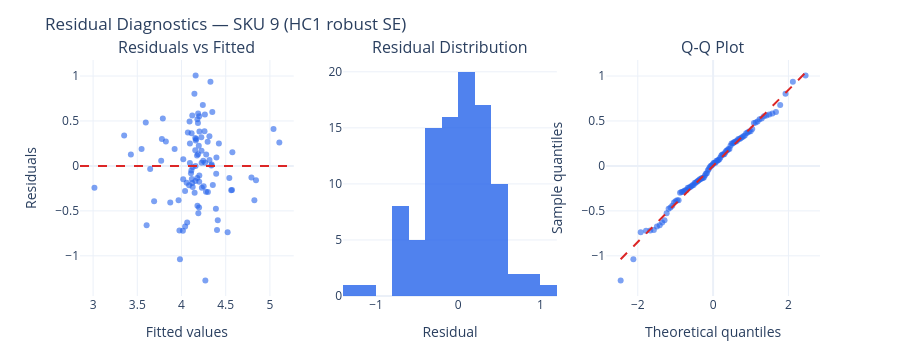

Here is the notebook cell this chart was saved with:
### Markdown cell above
## Model diagnostics

Before trusting the elasticity estimates, we validate the OLS assumptions:
1. **Multicollinearity (VIF):** Are the regressors too correlated with each other?
2. **Residual patterns:** Are residuals randomly scattered (homoscedastic, normally distributed)?

We show diagnostics for a representative SKU. HC1 robust standard errors already protect against heteroscedasticity, but visual inspection confirms the model is well-specified.

### Code cell
# ── VIF check + residual diagnostics for a representative SKU ────────────────
# Pick the most elastic significant SKU as the representative example
rep_sku = results_df.loc[results_df[results_df['elast_sig']]['elasticity'].idxmin(), 'sku']
rep_sku = int(rep_sku)

display(HTML(f'<h3>Diagnostics for SKU {rep_sku} — '
             f'{sku_label(rep_sku)}</h3>'))

# ── Build the FULL regressor matrix (must match what the model actually uses) ──
df_vif = proc[proc['sku'] == rep_sku].sort_values('week').copy()
df_vif = df_vif[df_vif['weekly_sales'] > 0]

X_full = pd.DataFrame(index=df_vif.index)
X_full['log_price'] = np.log(df_vif['price'].clip(lower=0.01))
X_full['feat_main_page'] = df_vif['feat_main_page']
X_full['trend'] = df_vif['trend']
for m in MONTH_COLS:
    if m in df_vif.columns:
        X_full[m] = df_vif[m].values
X_full = sm.add_constant(X_full)

# ── VIF on the full regressor matrix ──
vif_data = pd.DataFrame({
    'Variable': X_full.columns,
    'VIF': [variance_inflation_factor(X_full.values, i) for i in range(X_full.shape[1])]
})
vif_display = vif_data[vif_data['Variable'] != 'const'].sort_values('VIF', ascending=False)

display(HTML('<h4>Variance Inflation Factors (full model)</h4>'))
display(HTML('<p style="color:#64748b;font-size:.85rem;">'
             'VIF is computed on all regressors in the model — log_price, feat_main_page, '
             'trend, and all 11 month dummies — because collinearity between any pair '
             'affects coefficient estimates.</p>'))
display(vif_display.style.format({'VIF': '{:.1f}'}).background_gradient(subset=['VIF'], cmap='YlOrRd', vmin=1, vmax=10))

max_vif = vif_display['VIF'].max()
max_vif_var = vif_display.iloc[0]['Variable']

if max_vif < 5:
    verdict = '✓ No concerning multicollinearity — all VIF < 5.'
elif max_vif < 10:
    verdict = (f'⚠ Moderate collinearity: {max_vif_var} has VIF = {max_vif:.1f}. '
               'This is acceptable for an estimation model — it widens standard errors '
               'but does not bias the elasticity point estimate. HC1 robust SE compensates.')
else:
    verdict = (f'⚠ High collinearity: {max_vif_var} has VIF = {max_vif:.1f}. '
               'Point estimates remain unbiased but standard errors are inflated. '
               'Interpret significance cautiously for this variable.')

display(HTML(f'<p style="color:#64748b;"><b>Verdict:</b> {verdict}</p>'))

# ── Residual diagnostics (on the full model) ──
y_diag = np.log(df_vif['weekly_sales'].values)
model_diag = sm.OLS(y_diag, X_full).fit(cov_type='HC1')
residuals = model_diag.resid
fitted = model_diag.fittedvalues

fig = make_subplots(rows=1, cols=3, subplot_titles=[
    'Residuals vs Fitted', 'Residual Distribution', 'Q-Q Plot'])

# 1. Residuals vs Fitted
fig.add_trace(go.Scatter(x=fitted, y=residuals, mode='markers',
    marker=dict(color=BLUE, opacity=0.6, size=6),
    hovertemplate='Fitted: %{x:.2f}<br>Residual: %{y:.3f}<extra></extra>'),
    row=1, col=1)
fig.add_hline(y=0, line_color=RED, line_dash='dash', row=1, col=1)

# 2. Histogram of residuals
fig.add_trace(go.Histogram(x=residuals, nbinsx=15,
    marker_color=BLUE, opacity=0.8), row=1, col=2)

# 3. Q-Q plot
qq = stats.probplot(residuals, dist='norm')
fig.add_trace(go.Scatter(x=qq[0][0], y=qq[0][1], mode='markers',
    marker=dict(color=BLUE, size=6, opacity=0.6)), row=1, col=3)
xmin, xmax = qq[0][0].min(), qq[0][0].max()
fig.add_trace(go.Scatter(x=[xmin, xmax],
    y=[qq[1][1] + qq[1][0]*xmin, qq[1][1] + qq[1][0]*xmax],
    mode='lines', line=dict(color=RED, dash='dash')), row=1, col=3)

fig.update_layout(height=350, showlegend=False,
    title=f'Residual Diagnostics — SKU {rep_sku} (HC1 robust SE)',
    margin=dict(t=60, b=40))
fig.update_xaxes(title_text='Fitted values', row=1, col=1)
fig.update_yaxes(title_text='Residuals', row=1, col=1)
fig.update_xaxes(title_text='Residual', row=1, col=2)
fig.update_xaxes(title_text='Theoretical quantiles', row=1, col=3)
fig.update_yaxes(title_text='Sample quantiles', row=1, col=3)
fig.show()

sw = stats.shapiro(residuals)
sw_verdict = '✓ Residuals approximately normal' if sw.pvalue > 0.05 else 'Mild departure from normality (HC1 robust SE compensates)'
display(HTML(f'<p style="color:#64748b;">Shapiro-Wilk normality test: '
             f'W={sw.statistic:.3f}, p={sw.pvalue:.4f} — {sw_verdict}</p>'))

### Figure 1 — Plotly figure (JSON) as saved in the notebook; plotly's stock layout.template omitted (floating-point values rounded to 4 significant figures)
{"data": [{"hovertemplate": "Fitted: %{x:.2f}<br>Residual: %{y:.3f}<extra></extra>", "marker": {"color": "#2563EB", "opacity": 0.6, "size": 6}, "mode": "markers", "type": "scatter", "x": [4.277, 4.227, 4.298, 4.25, 4.127, 4.199, 4.23, 4.522, 4.095, 4.121, 4.176, 4.19, 4.401, 4.392, 4.148, 4.338, 4.562, 4.541, 4.116, 4.571, 4.423, 4.107, 3.967, 4.016, 4.125, 4.2, 4.178, 4.267, 4.157, 4.41, 4.354, 4.295, 4.279, 4.348, 4.327, 4.241, 4.086, 4.26, 4.186, 4.188, 4.264, 4.201, 4.122, 4.095, 4.146, 4.159, 5.107, 5.041, 4.791, 4.824, 4.843, 4.161, 3.77, 3.922, 4.342, 4.195, 3.778, 4.155, 4.316, 4.058, 4.18, 4.224, 4.203, 3.823, 3.596, 4.114, 4.246, 3.548, 3.427, 4.072, 4.575, 4.226, 3.789, 4.188, 4.202, 3.873, 3.351, 4.091, 4.316, 4.04, 4.156, 4.165, 4.02, 4.395, 4.111, 3.605, 3.015, 4.18, 4.159, 3.982, 3.69, 4.041, 3.646, 4.064, 4.389, 3.977, 4.27, 4.019], "xaxis": "x", "y": [-0.2883, 0.0353, -0.291, -0.2251, -0.2348, -0.4612, -0.2414, -0.7375, 0.03234, -0.1895, 0.1149, -0.5268, -0.7125, -0.0882, -0.298, 0.006029, -0.2716, -0.1343, -0.146, -0.2673, 0.2501, -0.08163, -0.3831, -0.7198, -0.01451, -0.1749, -0.1352, 0.03672, -0.1676, -0.6036, -0.2109, 0.2689, 0.1276, 0.6005, 0.9353, 0.6788, -0.2153, 0.3843, 0.4775, 0.1297, 0.5719, 0.5531, 0.5603, 0.2488, 0.8028, 1.005, 0.2594, 0.4103, -0.1277, -0.3816, -0.1604, 0.2817, 0.05865, 0.1888, 0.01487, 0.2234, 0.2995, 0.3107, 0.3288, -0.1871, 0.5205, 0.3193, 0.3823, 0.2715, 0.4818, 0.3633, 0.05826, 0.1893, 0.128, 0.3709, 0.1521, 0.1682, 0.5287, 0.5824, -0.1072, -0.407, 0.3376, 0.494, 0.06574, -0.2792, 0.175, 0.3008, 0.07444, 0.09356, -0.0508, -0.6608, -0.2425, -0.4427, 0.0001545, -1.038, -0.3942, -0.6734, -0.0347, -0.63, -0.4769, -0.7186, -1.274, -0.1478], "yaxis": "y"}, {"marker": {"color": "#2563EB"}, "nbinsx": 15, "opacity": 0.8, "type": "histogram", "x": [-0.2883, 0.0353, -0.291, -0.2251, -0.2348, -0.4612, -0.2414, -0.7375, 0.03234, -0.1895, 0.1149, -0.5268, -0.7125, -0.0882, -0.298, 0.006029, -0.2716, -0.1343, -0.146, -0.2673, 0.2501, -0.08163, -0.3831, -0.7198, -0.01451, -0.1749, -0.1352, 0.03672, -0.1676, -0.6036, -0.2109, 0.2689, 0.1276, 0.6005, 0.9353, 0.6788, -0.2153, 0.3843, 0.4775, 0.1297, 0.5719, 0.5531, 0.5603, 0.2488, 0.8028, 1.005, 0.2594, 0.4103, -0.1277, -0.3816, -0.1604, 0.2817, 0.05865, 0.1888, 0.01487, 0.2234, 0.2995, 0.3107, 0.3288, -0.1871, 0.5205, 0.3193, 0.3823, 0.2715, 0.4818, 0.3633, 0.05826, 0.1893, 0.128, 0.3709, 0.1521, 0.1682, 0.5287, 0.5824, -0.1072, -0.407, 0.3376, 0.494, 0.06574, -0.2792, 0.175, 0.3008, 0.07444, 0.09356, -0.0508, -0.6608, -0.2425, -0.4427, 0.0001545, -1.038, -0.3942, -0.6734, -0.0347, -0.63, -0.4769, -0.7186, -1.274, -0.1478], "xaxis": "x2", "yaxis": "y2"}, {"marker": {"color": "#2563EB", "opacity": 0.6, "size": 6}, "mode": "markers", "type": "scatter", "x": [-2.455, -2.118, -1.923, -1.781, -1.669, -1.574, -1.491, -1.418, -1.351, -1.291, -1.234, -1.181, -1.131, -1.084, -1.04, -0.9968, -0.9558, -0.9163, -0.8782, -0.8413, -0.8055, -0.7707, -0.7369, -0.7039, -0.6716, -0.64, -0.609, -0.5786, -0.5487, -0.5193, -0.4904, -0.4619, -0.4337, -0.4059, -0.3783, -0.3511, -0.3241, -0.2974, -0.2708, -0.2445, -0.2183, -0.1923, -0.1664, -0.1406, -0.1149, -0.08931, -0.06375, -0.03823, -0.01274, 0.01274, 0.03823, 0.06375, 0.08931, 0.1149, 0.1406, 0.1664, 0.1923, 0.2183, 0.2445, 0.2708, 0.2974, 0.3241, 0.3511, 0.3783, 0.4059, 0.4337, 0.4619, 0.4904, 0.5193, 0.5487, 0.5786, 0.609, 0.64, 0.6716, 0.7039, 0.7369, 0.7707, 0.8055, 0.8413, 0.8782, 0.9163, 0.9558, 0.9968, 1.04, 1.084, 1.131, 1.181, 1.234, 1.291, 1.351, 1.418, 1.491, 1.574, 1.669, 1.781, 1.923, 2.118, 2.455], "xaxis": "x3", "y": [-1.274, -1.038, -0.7375, -0.7198, -0.7186, -0.7125, -0.6734, -0.6608, -0.63, -0.6036, -0.5268, -0.4769, -0.4612, -0.4427, -0.407, -0.3942, -0.3831, -0.3816, -0.298, -0.291, -0.2883, -0.2792, -0.2716, -0.2673, -0.2425, -0.2414, -0.2348, -0.2251, -0.2153, -0.2109, -0.1895, -0.1871, -0.1749, -0.1676, -0.1604, -0.1478, -0.146, -0.1352, -0.1343, -0.1277, -0.1072, -0.0882, -0.08163, -0.0508, -0.0347, -0.01451, 0.0001545, 0.006029, 0.01487, 0.03234, 0.0353, 0.03672, 0.05826, 0.05865, 0.06574, 0.07444, 0.09356, 0.1149, 0.1276, 0.128, 0.1297, 0.1521, 0.1682, 0.175, 0.1888, 0.1893, 0.2234, 0.2488, 0.2501, 0.2594, 0.2689, 0.2715, 0.2817, 0.2995, 0.3008, 0.3107, 0.3193, 0.3288, 0.3376, 0.3633, 0.3709, 0.3823, 0.3843, 0.4103, 0.4775, 0.4818, 0.494, 0.5205, 0.5287, 0.5531, 0.5603, 0.5719, 0.5824, 0.6005, 0.6788, 0.8028, 0.9353, 1.005], "yaxis": "y3"}, {"line": {"color": "#DC2626", "dash": "dash"}, "mode": "lines", "type": "scatter", "x": [-2.455, 2.455], "xaxis": "x3", "y": [-1.038, 1.038], "yaxis": "y3"}], "layout": {"annotations": [{"font": {"size": 16}, "showarrow": false, "text": "Residuals vs Fitted", "x": 0.1444, "xanchor": "center", "xref": "paper", "y": 1, "yanchor": "bottom", "yref": "paper"}, {"font": {"size": 16}, "showarrow": false, "text": "Residual Distribution", "x": 0.5, "xanchor": "center", "xref": "paper", "y": 1, "yanchor": "bottom", "yref": "paper"}, {"font": {"size": 16}, "showarrow": false, "text": "Q-Q Plot", "x": 0.8556, "xanchor": "center", "xref": "paper", "y": 1, "yanchor": "bottom", "yref": "paper"}], "height": 350, "margin": {"b": 40, "t": 60}, "shapes": [{"line": {"color": "#DC2626", "dash": "dash"}, "type": "line", "x0": 0, "x1": 1, "xref": "x domain", "y0": 0, "y1": 0, "yref": "y"}], "showlegend": false, "title": {"text": "Residual Diagnostics — SKU 9 (HC1 robust SE)"}, "xaxis": {"anchor": "y", "domain": [0, 0.2889], "title": {"text": "Fitted values"}}, "xaxis2": {"anchor": "y2", "domain": [0.3556, 0.6444], "title": {"text": "Residual"}}, "xaxis3": {"anchor": "y3", "domain": [0.7111, 1], "title": {"text": "Theoretical quantiles"}}, "yaxis": {"anchor": "x", "domain": [0, 1], "title": {"text": "Residuals"}}, "yaxis2": {"anchor": "x2", "domain": [0, 1]}, "yaxis3": {"anchor": "x3", "domain": [0, 1], "title": {"text": "Sample quantiles"}}}}
